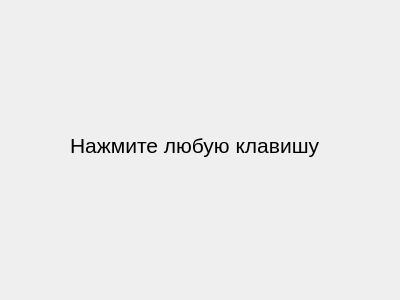
<?xml version="1.0" encoding="UTF-8"?>
<ui version="4.0">
 <class>Dialog</class>
 <widget class="QDialog" name="Dialog">
  <property name="geometry">
   <rect>
    <x>0</x>
    <y>0</y>
    <width>400</width>
    <height>300</height>
   </rect>
  </property>
  <property name="windowTitle">
   <string>Dialog</string>
  </property>
  <widget class="QLabel" name="label">
   <property name="geometry">
    <rect>
     <x>70</x>
     <y>70</y>
     <width>261</width>
     <height>151</height>
    </rect>
   </property>
   <property name="font">
    <font>
     <pointsize>16</pointsize>
    </font>
   </property>
   <property name="text">
    <string>Нажмите любую клавишу</string>
   </property>
  </widget>
 </widget>
 <resources/>
 <connections/>
</ui>
